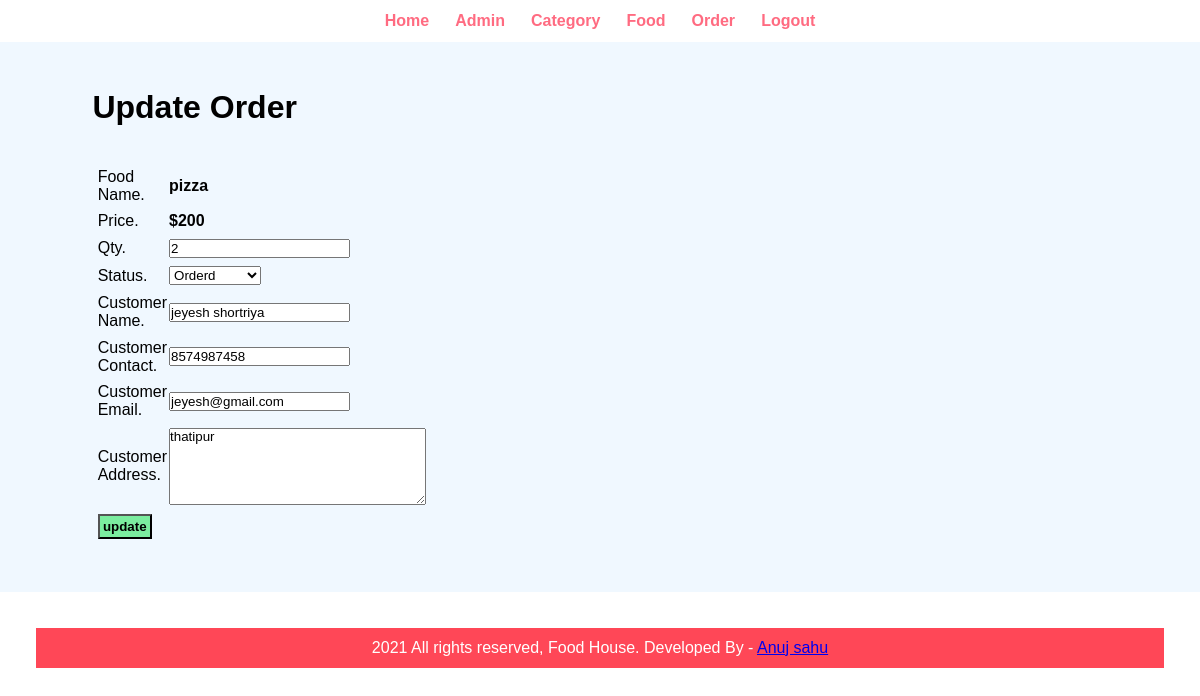
/admin/update-order.php?id=24, run on the app's committed database.
### tables this page shows
CREATE TABLE `tbl_order` (
  `id` int(10) UNSIGNED NOT NULL,
  `food` varchar(150) NOT NULL,
  `price` decimal(65,0) NOT NULL,
  `qty` int(10) NOT NULL,
  `total` varchar(20) NOT NULL,
  `order_date` datetime(6) NOT NULL,
  `status` varchar(20) NOT NULL,
  `customer_name` varchar(20) NOT NULL,
  `customer_contact` varchar(20) NOT NULL,
  `customer_email` varchar(50) NOT NULL,
  `customer_address` varchar(50) NOT NULL
);

### admin/update-order.php (the view, shortened to what this page needs)
<?php include("partials/menu.php"); ?>
<div class="main-content">
	<div class="wrapper">
		<h1>Update Order</h1>
		<br><br>
		<?php
			if(isset($_GET['id']))
			{
				$id=$_GET['id'];
				$sql = "SELECT * FROM tbl_order WHERE id=$id";
				$res = mysqli_query($conn, $sql);
				$count = mysqli_num_rows($res);
				if($count==1)
				{
					$row=mysqli_fetch_assoc($res);
					$food = $row['food'];
					$price = $row['price'];
					$qty = $row['qty'];
					$status = $row['status'];
					$customer_name = $row['customer_name'];
					$customer_contact = $row['customer_contact'];
					$customer_email = $row['customer_email'];
					$customer_address = $row['customer_address'];
				}
				else
				{
					header('location:'.SITEURL.'admin/manage-order.php');
				}
			}
			else
			{
				header('location:'.SITEURL.'admin/manage-order.php');
			}
		?>
		<form action="" method="POST">
			<table class="tbl-30">
				<tr>
					<td>Food Name.</td>
					<td><b><?php echo $food; ?></b></td>
				</tr>
				<tr>
					<td>Price.</td>
					<td>
						<b>$<?php echo $price; ?></b>
					</td>
				</tr>
				<tr>
					<td>Qty.</td>
					<td>
						<input type="number" name="qty" value="<?php echo $qty; ?>">
					</td>
				</tr>
				<tr>
					<td>Status.</td>
					<td>
						<select name="status">
							<option <?php if($status=="ordered"){echo "selected";} ?> value="ordered">Orderd</option>
						</select>
					</td>
				</tr>
				<tr>
					<td>Customer Name.</td>
					<td>
						<input type="text" name="customer_name" value="<?php echo $customer_name; ?>">
					</td>
				</tr>
				<tr>
					<td>Customer Contact.</td>
					<td>
						<input type="text" name="customer_contact" value="<?php echo $customer_contact; ?>">
					</td>
				</tr>
				<tr>
					<td>Customer Email.</td>
					<td>
						<input type="text" name="customer_email" value="<?php echo $customer_email; ?>">
					</td>
				</tr>
				<tr>
					<td>Customer Address.</td>
					<td>
						<textarea name="customer_address" cols="30"rows="5" ><?php echo $customer_address; ?></textarea>
					</td>
				</tr>
				<tr>
					<td colspan="2">
						<input type="submit" name="submit" value="update" class="btn-secondary">
					</td>
				</tr>
			</table>
		</form>
	</div>
</div>
<?php include("partials/footer.php"); ?>

### css/admin.css (style rules this page uses)
* { margin: 0; padding: 0; font-family: Arial, Helvetica, sans-serif; }
.wrapper { padding: 1%; width: 90%; margin: 0 auto; }
.tbl-30 { width: 30%; }
table tr td { padding: 1%; }
.btn-secondary { background-color: #7bed9f; padding: 1%; color: black; text-decoration: none; font-weight: bold; }
.main-content { background-color: #F0F8FF; padding: 3%; }

### data on the page
tbl_order: food "pizza", price "200", qty "2", status "Orderd", customer_name "jeyesh shortriya", customer_contact "8574987458", customer_email "jeyesh@gmail.com", customer_address "thatipur"
